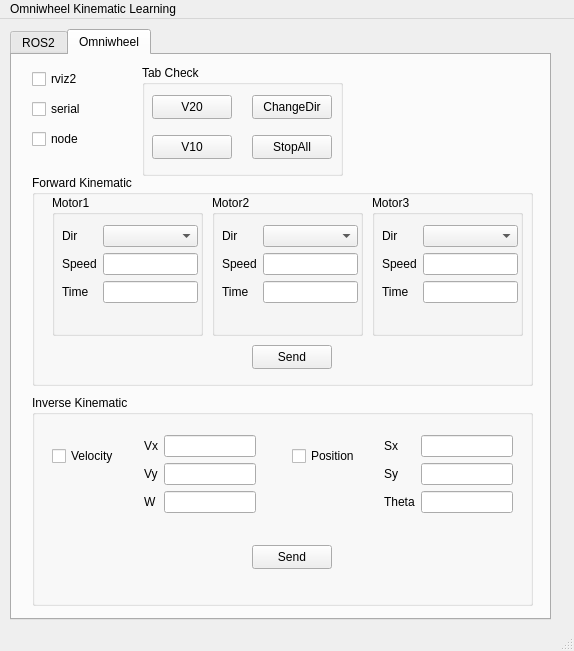
<?xml version="1.0" encoding="UTF-8"?>
<ui version="4.0">
 <class>MainWindow</class>
 <widget class="QMainWindow" name="MainWindow">
  <property name="geometry">
   <rect>
    <x>0</x>
    <y>0</y>
    <width>574</width>
    <height>651</height>
   </rect>
  </property>
  <property name="windowTitle">
   <string>MainWindow</string>
  </property>
  <widget class="QWidget" name="centralwidget">
   <widget class="QTabWidget" name="tabWidget">
    <property name="geometry">
     <rect>
      <x>10</x>
      <y>10</y>
      <width>541</width>
      <height>591</height>
     </rect>
    </property>
    <property name="currentIndex">
     <number>1</number>
    </property>
    <widget class="QWidget" name="ROS2">
     <attribute name="title">
      <string>ROS2</string>
     </attribute>
    </widget>
    <widget class="QWidget" name="Omniwheel">
     <attribute name="title">
      <string>Omniwheel</string>
     </attribute>
     <widget class="QGroupBox" name="tabcheck">
      <property name="geometry">
       <rect>
        <x>130</x>
        <y>10</y>
        <width>201</width>
        <height>111</height>
       </rect>
      </property>
      <property name="title">
       <string>Tab Check</string>
      </property>
      <widget class="QPushButton" name="V20">
       <property name="geometry">
        <rect>
         <x>10</x>
         <y>30</y>
         <width>80</width>
         <height>24</height>
        </rect>
       </property>
       <property name="text">
        <string>V20</string>
       </property>
      </widget>
      <widget class="QPushButton" name="V10">
       <property name="geometry">
        <rect>
         <x>10</x>
         <y>70</y>
         <width>80</width>
         <height>24</height>
        </rect>
       </property>
       <property name="text">
        <string>V10</string>
       </property>
      </widget>
      <widget class="QPushButton" name="changedir">
       <property name="geometry">
        <rect>
         <x>110</x>
         <y>30</y>
         <width>80</width>
         <height>24</height>
        </rect>
       </property>
       <property name="text">
        <string>ChangeDir</string>
       </property>
      </widget>
      <widget class="QPushButton" name="stopall">
       <property name="geometry">
        <rect>
         <x>110</x>
         <y>70</y>
         <width>80</width>
         <height>24</height>
        </rect>
       </property>
       <property name="text">
        <string>StopAll</string>
       </property>
      </widget>
     </widget>
     <widget class="QGroupBox" name="forward">
      <property name="geometry">
       <rect>
        <x>20</x>
        <y>120</y>
        <width>501</width>
        <height>211</height>
       </rect>
      </property>
      <property name="title">
       <string>Forward Kinematic</string>
      </property>
      <widget class="QPushButton" name="send_fk">
       <property name="geometry">
        <rect>
         <x>220</x>
         <y>170</y>
         <width>80</width>
         <height>24</height>
        </rect>
       </property>
       <property name="text">
        <string>Send</string>
       </property>
      </widget>
      <widget class="QGroupBox" name="motor1">
       <property name="geometry">
        <rect>
         <x>20</x>
         <y>20</y>
         <width>151</width>
         <height>141</height>
        </rect>
       </property>
       <property name="title">
        <string>Motor1</string>
       </property>
       <widget class="QWidget" name="layoutWidget">
        <property name="geometry">
         <rect>
          <x>10</x>
          <y>30</y>
          <width>136</width>
          <height>95</height>
         </rect>
        </property>
        <layout class="QFormLayout" name="formLayout">
         <item row="0" column="0">
          <widget class="QLabel" name="label">
           <property name="text">
            <string>Dir</string>
           </property>
          </widget>
         </item>
         <item row="0" column="1">
          <widget class="QComboBox" name="motor1_dir"/>
         </item>
         <item row="1" column="0">
          <widget class="QLabel" name="label_2">
           <property name="text">
            <string>Speed</string>
           </property>
          </widget>
         </item>
         <item row="1" column="1">
          <widget class="QLineEdit" name="motor1_v"/>
         </item>
         <item row="2" column="0">
          <widget class="QLabel" name="label_3">
           <property name="text">
            <string>Time</string>
           </property>
          </widget>
         </item>
         <item row="2" column="1">
          <widget class="QLineEdit" name="motor1_t"/>
         </item>
        </layout>
       </widget>
      </widget>
      <widget class="QGroupBox" name="motor2">
       <property name="geometry">
        <rect>
         <x>180</x>
         <y>20</y>
         <width>151</width>
         <height>141</height>
        </rect>
       </property>
       <property name="title">
        <string>Motor2</string>
       </property>
       <widget class="QWidget" name="layoutWidget">
        <property name="geometry">
         <rect>
          <x>10</x>
          <y>30</y>
          <width>136</width>
          <height>95</height>
         </rect>
        </property>
        <layout class="QFormLayout" name="formLayout_2">
         <item row="0" column="0">
          <widget class="QLabel" name="label_4">
           <property name="text">
            <string>Dir</string>
           </property>
          </widget>
         </item>
         <item row="0" column="1">
          <widget class="QComboBox" name="motor2_dir"/>
         </item>
         <item row="1" column="0">
          <widget class="QLabel" name="label_5">
           <property name="text">
            <string>Speed</string>
           </property>
          </widget>
         </item>
         <item row="1" column="1">
          <widget class="QLineEdit" name="motor2_v"/>
         </item>
         <item row="2" column="0">
          <widget class="QLabel" name="label_6">
           <property name="text">
            <string>Time</string>
           </property>
          </widget>
         </item>
         <item row="2" column="1">
          <widget class="QLineEdit" name="motor_t"/>
         </item>
        </layout>
       </widget>
      </widget>
      <widget class="QGroupBox" name="motor3">
       <property name="geometry">
        <rect>
         <x>340</x>
         <y>20</y>
         <width>151</width>
         <height>141</height>
        </rect>
       </property>
       <property name="title">
        <string>Motor3</string>
       </property>
       <widget class="QWidget" name="layoutWidget_2">
        <property name="geometry">
         <rect>
          <x>10</x>
          <y>30</y>
          <width>136</width>
          <height>95</height>
         </rect>
        </property>
        <layout class="QFormLayout" name="formLayout_3">
         <item row="0" column="0">
          <widget class="QLabel" name="label_7">
           <property name="text">
            <string>Dir</string>
           </property>
          </widget>
         </item>
         <item row="0" column="1">
          <widget class="QComboBox" name="motor3_dir"/>
         </item>
         <item row="1" column="0">
          <widget class="QLabel" name="label_8">
           <property name="text">
            <string>Speed</string>
           </property>
          </widget>
         </item>
         <item row="1" column="1">
          <widget class="QLineEdit" name="motor3_v"/>
         </item>
         <item row="2" column="0">
          <widget class="QLabel" name="label_9">
           <property name="text">
            <string>Time</string>
           </property>
          </widget>
         </item>
         <item row="2" column="1">
          <widget class="QLineEdit" name="motor3_t"/>
         </item>
        </layout>
       </widget>
      </widget>
     </widget>
     <widget class="QGroupBox" name="inverse">
      <property name="geometry">
       <rect>
        <x>20</x>
        <y>340</y>
        <width>501</width>
        <height>211</height>
       </rect>
      </property>
      <property name="title">
       <string>Inverse Kinematic</string>
      </property>
      <widget class="QPushButton" name="send_ik">
       <property name="geometry">
        <rect>
         <x>220</x>
         <y>150</y>
         <width>80</width>
         <height>24</height>
        </rect>
       </property>
       <property name="text">
        <string>Send</string>
       </property>
      </widget>
      <widget class="QCheckBox" name="velo_ik">
       <property name="geometry">
        <rect>
         <x>20</x>
         <y>50</y>
         <width>77</width>
         <height>22</height>
        </rect>
       </property>
       <property name="text">
        <string>Velocity</string>
       </property>
      </widget>
      <widget class="QCheckBox" name="pos_ik">
       <property name="geometry">
        <rect>
         <x>260</x>
         <y>50</y>
         <width>77</width>
         <height>22</height>
        </rect>
       </property>
       <property name="text">
        <string>Position</string>
       </property>
      </widget>
      <widget class="QWidget" name="layoutWidget">
       <property name="geometry">
        <rect>
         <x>112</x>
         <y>40</y>
         <width>112</width>
         <height>95</height>
        </rect>
       </property>
       <layout class="QFormLayout" name="formLayout_7">
        <item row="0" column="0">
         <widget class="QLabel" name="label_19">
          <property name="text">
           <string>Vx</string>
          </property>
         </widget>
        </item>
        <item row="0" column="1">
         <widget class="QLineEdit" name="vx"/>
        </item>
        <item row="1" column="0">
         <widget class="QLabel" name="label_20">
          <property name="text">
           <string>Vy</string>
          </property>
         </widget>
        </item>
        <item row="1" column="1">
         <widget class="QLineEdit" name="vy"/>
        </item>
        <item row="2" column="0">
         <widget class="QLabel" name="label_21">
          <property name="text">
           <string>W</string>
          </property>
         </widget>
        </item>
        <item row="2" column="1">
         <widget class="QLineEdit" name="w"/>
        </item>
       </layout>
      </widget>
      <widget class="QWidget" name="layoutWidget">
       <property name="geometry">
        <rect>
         <x>352</x>
         <y>40</y>
         <width>129</width>
         <height>95</height>
        </rect>
       </property>
       <layout class="QFormLayout" name="formLayout_8">
        <item row="0" column="0">
         <widget class="QLabel" name="label_23">
          <property name="text">
           <string>Sx</string>
          </property>
         </widget>
        </item>
        <item row="0" column="1">
         <widget class="QLineEdit" name="sx"/>
        </item>
        <item row="1" column="0">
         <widget class="QLabel" name="label_24">
          <property name="text">
           <string>Sy</string>
          </property>
         </widget>
        </item>
        <item row="1" column="1">
         <widget class="QLineEdit" name="sy"/>
        </item>
        <item row="2" column="0">
         <widget class="QLabel" name="label_22">
          <property name="text">
           <string>Theta</string>
          </property>
         </widget>
        </item>
        <item row="2" column="1">
         <widget class="QLineEdit" name="theta"/>
        </item>
       </layout>
      </widget>
     </widget>
     <widget class="QWidget" name="layoutWidget">
      <property name="geometry">
       <rect>
        <x>20</x>
        <y>10</y>
        <width>79</width>
        <height>89</height>
       </rect>
      </property>
      <layout class="QVBoxLayout" name="verticalLayout">
       <item>
        <widget class="QCheckBox" name="rviz2">
         <property name="text">
          <string>rviz2</string>
         </property>
        </widget>
       </item>
       <item>
        <widget class="QCheckBox" name="serial">
         <property name="text">
          <string>serial</string>
         </property>
        </widget>
       </item>
       <item>
        <widget class="QCheckBox" name="node">
         <property name="text">
          <string>node</string>
         </property>
        </widget>
       </item>
      </layout>
     </widget>
    </widget>
   </widget>
  </widget>
  <widget class="QMenuBar" name="menubar">
   <property name="geometry">
    <rect>
     <x>0</x>
     <y>0</y>
     <width>574</width>
     <height>24</height>
    </rect>
   </property>
   <widget class="QMenu" name="menuOmniwheel_Kinematic_Learning">
    <property name="title">
     <string>Omniwheel Kinematic Learning</string>
    </property>
   </widget>
   <addaction name="menuOmniwheel_Kinematic_Learning"/>
  </widget>
  <widget class="QStatusBar" name="statusbar"/>
 </widget>
 <resources/>
 <connections/>
</ui>
